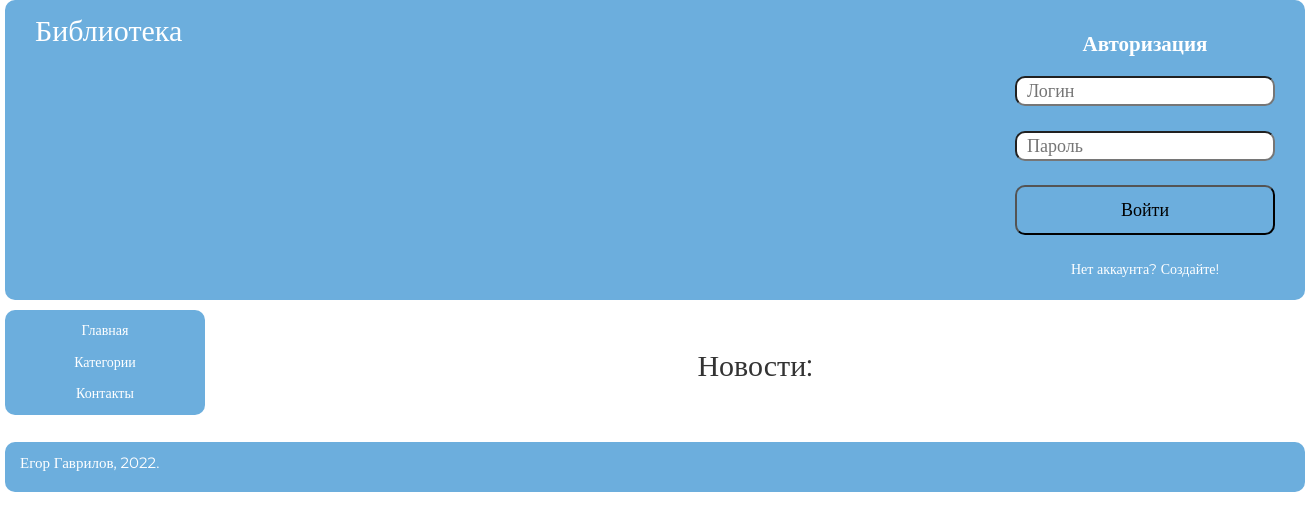
/, run on an earlier commit of the app's database.
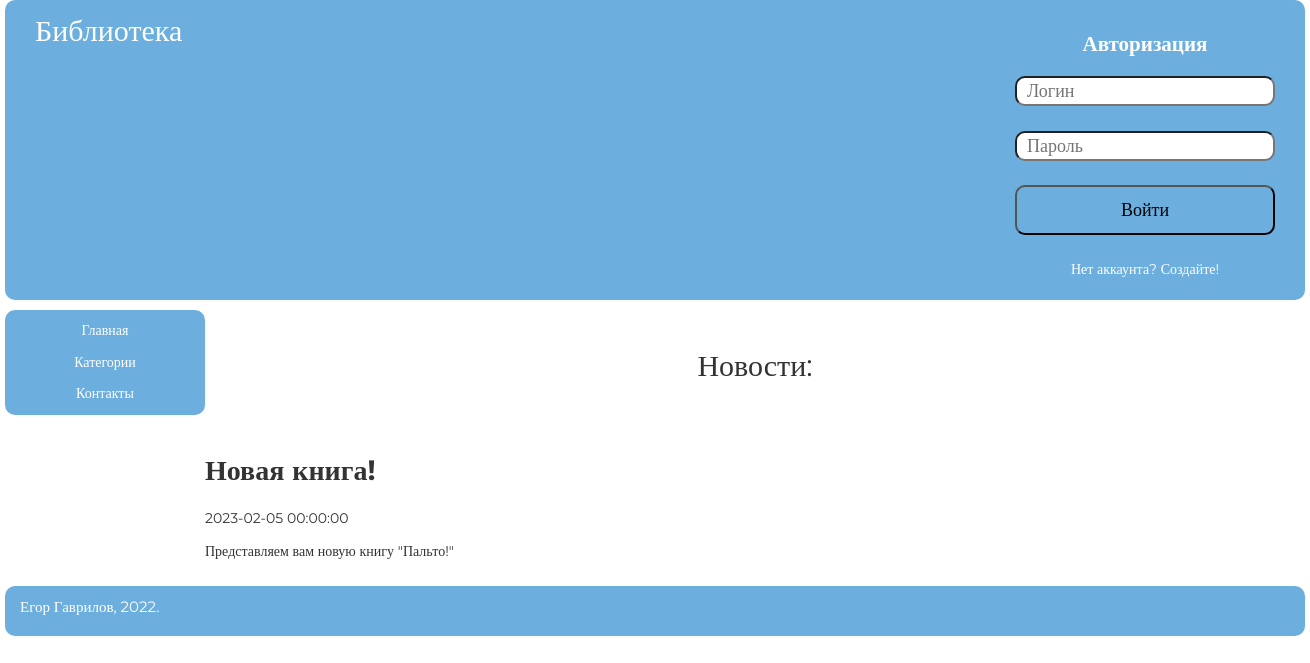
And on a later commit of the database.
### tables this page shows
CREATE TABLE `news` (
  `id` int(11) NOT NULL,
  `name` text NOT NULL,
  `text` text NOT NULL,
  `date` datetime NOT NULL DEFAULT current_timestamp()
);

### index.php (called while the page is built)
<?php
include "components/header.php";
include "components/contents/main.php";
include "components/sidebar.php";
include "components/footer.php";

### components/contents/main.php (the view)
<div class="container clearfix">
    <main class="content">
        <p style="text-align: center; font-size: 30px; margin: 0; padding: 1.5em 0;">Новости:</p>
        <?php
        $str_out_news = "SELECT * FROM `news`";
        $run_out_news = mysqli_query($connect, $str_out_news);
        while ($out_news = mysqli_fetch_array($run_out_news)) {
            echo "
                                <h1>$out_news[name]</h1>
                                <p>$out_news[date]</p>
                                <p>$out_news[text]</p>
                            ";
        }
        ?>
    </main>

What changed in the data, as far as the page shows it:
added news: name "Новая книга!", date "2023-02-05 00:00:00", text "Представляем вам новую книгу \"Пальто!\""
